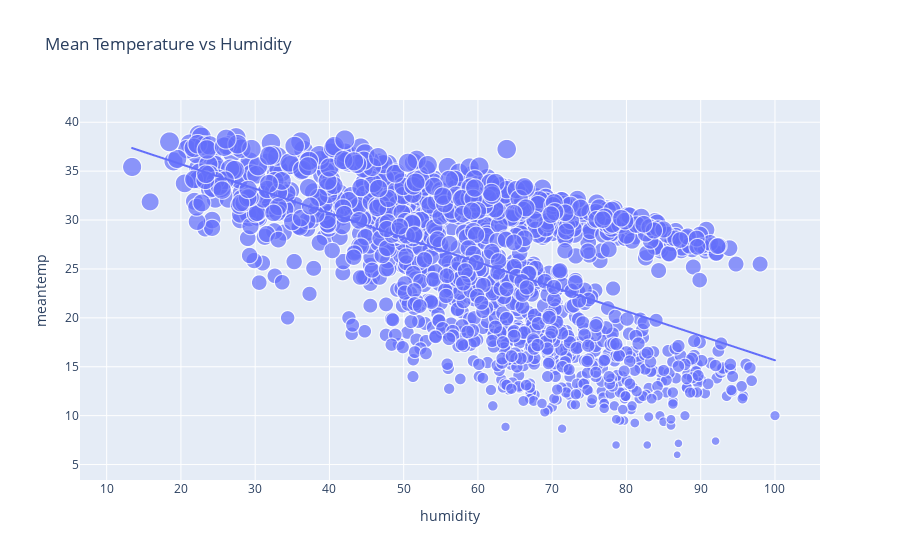

Notebook source saved alongside this figure:
### Code cell
px.scatter(df, x='humidity', y='meantemp',size='meantemp', trendline='ols', title='Mean Temperature vs Humidity')

### Figure 1 — Plotly figure (JSON) as saved in the notebook; plotly's stock layout.template omitted (floating-point values rounded to 4 significant figures; data arrays with more than 128 entries replaced by an {"elided": "..."} marker saying what was removed)
{"data": [{"hovertemplate": "humidity=%{x}<br>meantemp=%{marker.size}<extra></extra>", "legendgroup": "", "marker": {"color": "#636efa", "size": {"elided": "1462 float values"}, "sizemode": "area", "sizeref": 0.09679, "symbol": "circle"}, "mode": "markers", "name": "", "showlegend": false, "x": {"elided": "1462 float values"}, "xaxis": "x", "y": {"elided": "1462 float values"}, "yaxis": "y", "type": "scattergl"}, {"hovertemplate": "<b>OLS trendline</b><br>meantemp = -0.250617 * humidity + 40.7259<br>R<sup>2</sup>=0.327128<br><br>humidity=%{x}<br>meantemp=%{y} <b>(trend)</b><extra></extra>", "legendgroup": "", "marker": {"color": "#636efa", "symbol": "circle"}, "mode": "lines", "name": "", "showlegend": false, "x": {"elided": "1462 float values"}, "xaxis": "x", "y": {"elided": "1462 float values"}, "yaxis": "y", "type": "scattergl"}], "layout": {"xaxis": {"anchor": "y", "domain": [0.0, 1.0], "title": {"text": "humidity"}}, "yaxis": {"anchor": "x", "domain": [0.0, 1.0], "title": {"text": "meantemp"}}, "legend": {"tracegroupgap": 0, "itemsizing": "constant"}, "title": {"text": "Mean Temperature vs Humidity"}}}
